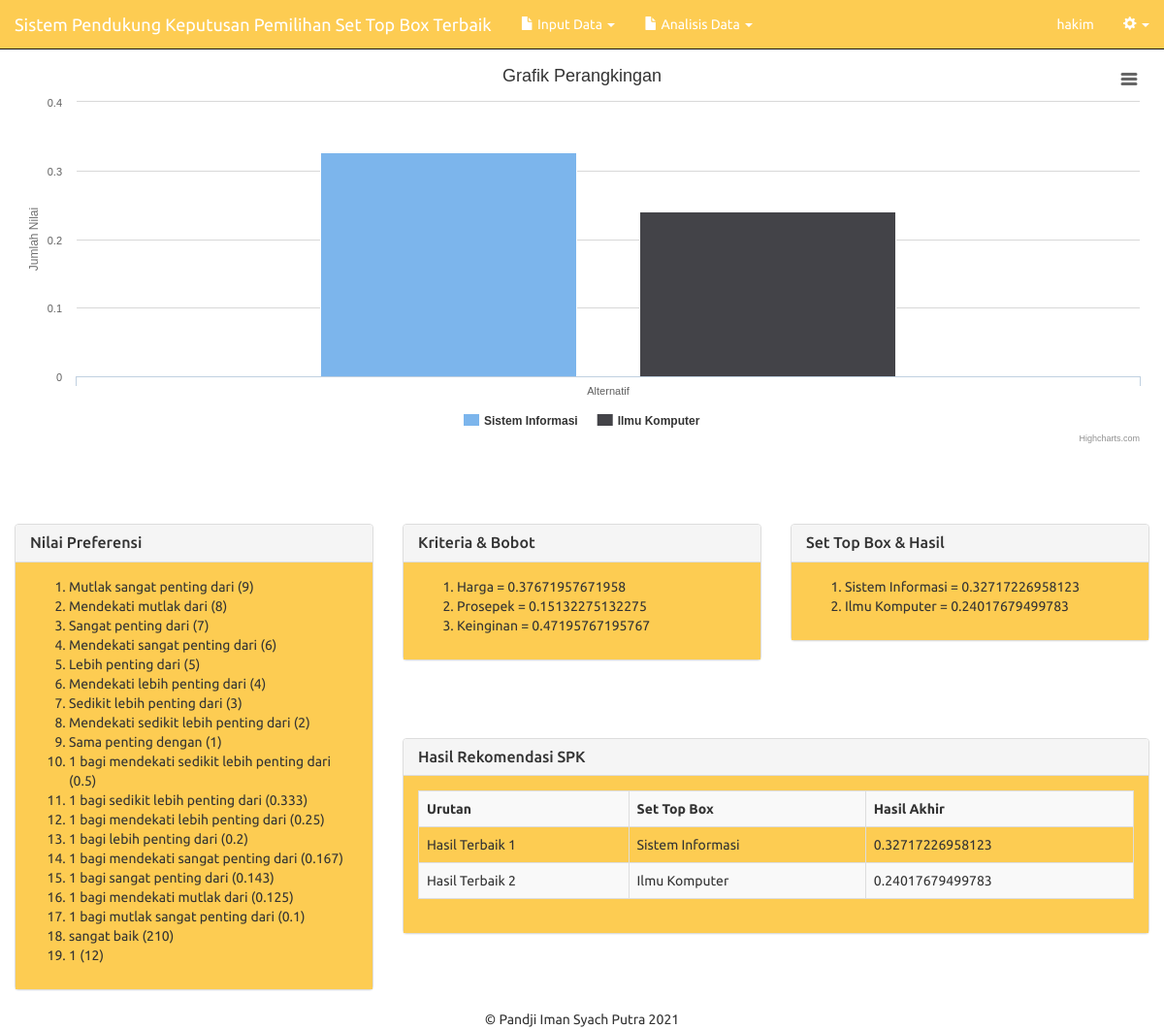
The app's page /main.php (signed in) with its own data.
### tables this page shows
CREATE TABLE `ahp_nilai` (
  `id_nilai` int(11) NOT NULL,
  `jum_nilai` double NOT NULL,
  `ket_nilai` text NOT NULL
);

CREATE TABLE `ahp_data_kriteria` (
  `id_pengguna` varchar(3) NOT NULL,
  `id_kriteria` varchar(2) NOT NULL,
  `nama_kriteria` varchar(45) NOT NULL,
  `jumlah_kriteria` double NOT NULL,
  `bobot_kriteria` double NOT NULL
);

CREATE TABLE `ahp_data_alternatif` (
  `id_alternatif` varchar(2) NOT NULL,
  `nama_alternatif` varchar(45) NOT NULL,
  `hasil_akhir` double NOT NULL,
  `id_pengguna` varchar(3) NOT NULL
);

### includes/nilai.inc.php (called while the page is built, shortened)
<?php
class Nilai{
	private $conn;
	private $table_name = "ahp_nilai";
	public function __construct($db){
		$this->conn = $db;
	}
	function readAll(){
		$query = "SELECT * FROM ".$this->table_name." ORDER BY id_nilai ASC";
		$stmt = $this->conn->prepare( $query );
		$stmt->execute();
		return $stmt;
	}
}
?>

### includes/kriteria.inc.php (called while the page is built, shortened)
<?php
class Kriteria{
	private $conn;
	private $table_name = "ahp_data_kriteria";
	public function __construct($db){
		$this->conn = $db;
	}
	function readAll(){
		$query = "SELECT * FROM ".$this->table_name." where id_pengguna='$_SESSION[id_pengguna]' ORDER BY id_kriteria ASC";
		$stmt = $this->conn->prepare( $query );
		$stmt->execute();
		return $stmt;
	}
}
?>

### includes/alternatif.inc.php (called while the page is built, shortened)
<?php
class Alternatif{
	private $conn;
	private $table_name = "ahp_data_alternatif";
	public function __construct($db){
		$this->conn = $db;
	}
	function readAll(){
		$query = "SELECT * FROM ".$this->table_name." where id_pengguna='$_SESSION[id_pengguna]' ORDER BY id_alternatif ASC";
		$stmt = $this->conn->prepare( $query );
		$stmt->execute();
		return $stmt;
	}
}
?>

### main.php (the view, shortened to what this page needs)
<?php
include_once 'header.php';
include_once 'includes/nilai.inc.php';
$pro3 = new Nilai($db);
$stmt3 = $pro3->readAll();
include_once 'includes/alternatif.inc.php';
$pro1 = new Alternatif($db);
$stmt1 = $pro1->readAll();
include_once 'includes/kriteria.inc.php';
$pro2 = new Kriteria($db);
$stmt2 = $pro2->readAll();
?>
		<div class="row">
		  <br><br><br>
		  <div class="col-xs-12 col-sm-12 col-md-12">
			<div id="container2" style="min-width: 100%; height: 400px; margin: 0 auto"></div>
		  <br/>
		<div class="row">
		  <div class="col-xs-12 col-sm-12 col-md-4">
			<div class="panel panel-default">
			  <div class="panel-heading">
			    <h3 class="panel-title">Nilai Preferensi</h3>
			  </div>
			  <div class="panel-body">
			    <ol>
			    	<?php
					while ($row3 = $stmt3->fetch(PDO::FETCH_ASSOC)){
					?>
				  	<li><?php echo $row3['ket_nilai'] ?> (<?php echo $row3['jum_nilai'] ?>)</li>
				  	<?php
					}
				  	?>
				</ol>
			  </div>
			</div>
		  </div>
		  <div class="col-xs-12 col-sm-12 col-md-4">
			<div class="panel panel-default">
			  <div class="panel-heading">
			    <h3 class="panel-title">Kriteria & Bobot</h3>
			  </div>
			  <div class="panel-body">
			    <ol>
			    	<?php
					while ($row2 = $stmt2->fetch(PDO::FETCH_ASSOC)){
					?>
					<li><?php echo $row2['nama_kriteria'] ?>
					<?php echo " = " ?>
				  <?php echo $row2['bobot_kriteria'] ?></li>
				  	<?php
					}
				  	?>
				</ol>
			  </div>
			</div>
		  </div>
		  <div class="col-xs-12 col-sm-12 col-md-4">
			<div class="panel panel-default">
			  <div class="panel-heading">
			    <h3 class="panel-title">Set Top Box & Hasil</h3>
			  </div>
			  <div class="panel-body">
			    <ol>
			    	<?php
					while ($row1 = $stmt1->fetch(PDO::FETCH_ASSOC)){
					?>
				  	<li><?php echo $row1['nama_alternatif'] ?><?php echo " = " ?>
				  	<?php echo $row1['hasil_akhir'] ?></li>
				  	<?php
					}
				  	?>
				</ol>
			  </div>
			</div>
		  </div>
		  <div class="col-xs-12 col-sm-12 col-md-8">
			<div class="panel panel-default">
			  <div class="panel-heading">
			    <h3 class="panel-title">Hasil Rekomendasi SPK </h3>
			  </div>
			  <div class="panel-body">
			     <table  width="100%" class="table table-striped table-bordered">
<tr>
	<th>Urutan</th>
    <th> Set Top Box </th>
    <th> Hasil Akhir</th>
    </tr>
<?php
$db= new PDO ("mysql:host=localhost;dbname=spk_ahp_v1", "root", "");
	   $no=0;
	  $Query5="select nama_alternatif,hasil_akhir from ahp_data_alternatif where id_pengguna = '$_SESSION[id_pengguna]' order by hasil_akhir desc ";
	  $results = $db->query($Query5);
	   while($row = $results->fetch(PDO::FETCH_ASSOC)){
$no++;
 echo "<tr>";
 echo"<td>Hasil Terbaik $no</td>";
 echo"<td>".$row['nama_alternatif']."</td>";
 echo"<td>".$row['hasil_akhir']."</td>";
  echo "</tr>";
}
	   ?>
	   </table>
			  </div>
			</div>
		  </div>
		</div>
		</div>
		</div>
		<footer class="text-center">&copy; Pandji Iman Syach Putra 2021</footer>
	</div>
	</body>
</html>

### header.php (shortened to what this page needs)
<!DOCTYPE html>
<html lang="en">
    <head>
        <link href="css/bootstrap.min.css" rel="stylesheet">
        <link href="css/dataTables.bootstrap.min.css" rel="stylesheet">
        <link type="text/css" href="css/jquery.toastmessage.css" rel="stylesheet"/>
        <link rel="stylesheet" href="css/font-awesome.min.css">
    </head>
    <body>
        <nav class="navbar navbar-default navbar-fixed-top">
            <div class="container-fluid">
                <div class="navbar-header">
                    <a class="navbar-brand" href="main.php">Sistem Pendukung Keputusan Pemilihan Set Top Box Terbaik</a>
                </div>
            <div class="collapse navbar-collapse" id="bs-example-navbar-collapse-1">
                <ul class="nav navbar-nav">
                    <li class="dropdown">
                        <a href="#" class="dropdown-toggle" data-toggle="dropdown" role="button" aria-haspopup="true" aria-expanded="false"><i class="glyphicon glyphicon-file "></i> Input Data <span class="caret"></span></a>
                    </li>
                    <li class="dropdown">
                        <a href="#" class="dropdown-toggle" data-toggle="dropdown" role="button" aria-haspopup="true" aria-expanded="false"><i class="glyphicon glyphicon-file "></i> Analisis Data <span class="caret"></span></a>
                    </li>
                </ul>
                <ul class="nav navbar-nav navbar-right">
                    <li><a href=""><?php echo $_SESSION['nama_lengkap'] ?></a></li>
                    <li class="dropdown">
                        <a href="#" class="dropdown-toggle" data-toggle="dropdown" role="button" aria-haspopup="true" aria-expanded="false"><span class="glyphicon glyphicon-cog"></span> <span class="caret"></span></a>
                    </li>
                </ul>
            </div>
        </div>
    </nav>
    <div class="container-fluid">

### records on screen
ahp_nilai: ket_nilai "Mutlak sangat penting dari", jum_nilai "9"
ahp_nilai: ket_nilai "Mendekati mutlak dari", jum_nilai "8"
ahp_nilai: ket_nilai "Sangat penting dari", jum_nilai "7"
ahp_nilai: ket_nilai "Mendekati sangat penting dari", jum_nilai "6"
ahp_nilai: ket_nilai "Lebih penting dari", jum_nilai "5"
ahp_nilai: ket_nilai "Mendekati lebih penting dari", jum_nilai "4"
ahp_nilai: ket_nilai "Sedikit lebih penting dari", jum_nilai "3"
ahp_nilai: ket_nilai "Mendekati sedikit lebih penting dari", jum_nilai "2"
ahp_nilai: ket_nilai "Sama penting dengan", jum_nilai "1"
ahp_nilai: ket_nilai "1 bagi mendekati sedikit lebih penting dari", jum_nilai "0.5"
ahp_nilai: ket_nilai "1 bagi sedikit lebih penting dari", jum_nilai "0.333"
ahp_nilai: ket_nilai "1 bagi mendekati lebih penting dari", jum_nilai "0.25"
ahp_nilai: ket_nilai "1 bagi lebih penting dari", jum_nilai "0.2"
ahp_nilai: ket_nilai "1 bagi mendekati sangat penting dari", jum_nilai "0.167"
ahp_nilai: ket_nilai "1 bagi sangat penting dari", jum_nilai "0.143"
ahp_nilai: ket_nilai "1 bagi mendekati mutlak dari", jum_nilai "0.125"
ahp_nilai: ket_nilai "1 bagi mutlak sangat penting dari", jum_nilai "0.1"
ahp_nilai: ket_nilai "sangat baik", jum_nilai "210"
ahp_nilai: ket_nilai "1", jum_nilai "12"
ahp_data_kriteria: nama_kriteria "Harga", bobot_kriteria "0.37671957671958"
ahp_data_kriteria: nama_kriteria "Prosepek", bobot_kriteria "0.15132275132275"
ahp_data_kriteria: nama_kriteria "Keinginan", bobot_kriteria "0.47195767195767"
ahp_data_alternatif: nama_alternatif "Sistem Informasi", hasil_akhir "0.32717226958123"
ahp_data_alternatif: nama_alternatif "Ilmu Komputer", hasil_akhir "0.24017679499783"

### other values on screen
$_SESSION['nama_lengkap'] "hakim"
$row['nama_alternatif'] "Sistem Informasi"
$row['hasil_akhir'] "0.32717226958123"
$row['nama_alternatif'] "Ilmu Komputer"
$row['hasil_akhir'] "0.24017679499783"
